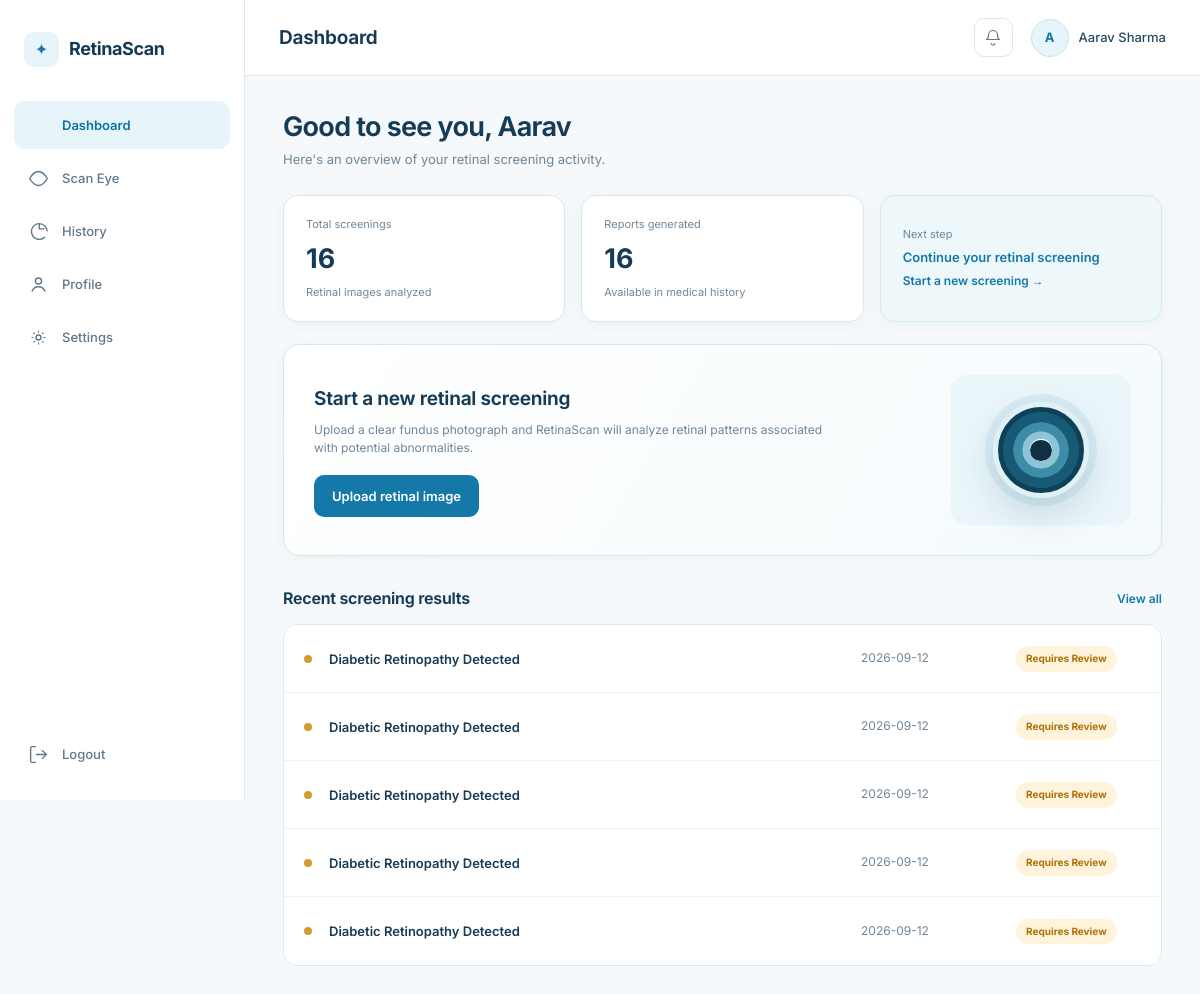
/dashboard (signed in), run on the app's committed database.
### tables this page shows
CREATE TABLE users (
            id INTEGER PRIMARY KEY AUTOINCREMENT,
            name TEXT NOT NULL,
            email TEXT UNIQUE NOT NULL,
            phone TEXT,
            dob TEXT,
            gender TEXT,
            password_hash TEXT NOT NULL,
            blood_group TEXT,
            existing_conditions TEXT,
            emergency_contact TEXT,
            created_at TEXT NOT NULL
        );

CREATE TABLE scans (
            id INTEGER PRIMARY KEY AUTOINCREMENT,
            user_id INTEGER NOT NULL,
            scan_date TEXT NOT NULL,
            image_path TEXT NOT NULL,
            result TEXT NOT NULL,
            confidence REAL NOT NULL,
            explanation TEXT,
            details TEXT,
            status TEXT NOT NULL DEFAULT 'Normal',
            FOREIGN KEY (user_id) REFERENCES users (id)
        );

### app.py (the view)
@app.route("/dashboard")
@login_required
def dashboard():
    stats = db.get_dashboard_stats(
        current_user.id
    )
    return render_template(
        "dashboard.html",
        stats=stats
    )

### app.py (called while the page is built)
@login_manager.user_loader
def load_user(user_id):
    row = db.get_user_by_id(user_id)
    if row:
        return User(row)
    return None

### database.py (called while the page is built)
def get_db():
    conn = sqlite3.connect(DB_PATH)
    conn.row_factory = sqlite3.Row
    return conn

def get_user_by_id(user_id):
    conn = get_db()
    row = conn.execute(
        "SELECT * FROM users WHERE id = ?",
        (user_id,)
    ).fetchone()
    conn.close()
    return row

def get_dashboard_stats(user_id):
    conn = get_db()
    total_scans = conn.execute(
        "SELECT COUNT(*) FROM scans WHERE user_id = ?",
        (user_id,)
    ).fetchone()[0]
    total_reports = total_scans
    recent = conn.execute("""
        SELECT *
        FROM scans
        WHERE user_id = ?
        ORDER BY scan_date DESC
        LIMIT 5
    """, (
        user_id,
    )).fetchall()
    conn.close()
    return {
        "total_scans": total_scans,
        "total_reports": total_reports,
        "recent": recent
    }

### templates/dashboard.html (shortened to what this page needs)
{% extends "base.html" %}
{% block page_title %}Dashboard{% endblock %}
{% block content %}
<div class="greeting">
    <h2>
        Good to see you, {{ current_user.name.split(' ')[0] }}
    </h2>
    <p>
        Here's an overview of your retinal screening activity.
    </p>
</div>
<div class="stat-row">
    <div class="stat-card">
        <span class="stat-label">
            Total screenings
        </span>
        <span class="stat-value">
            {{ stats.total_scans }}
        </span>
        <span class="stat-label">
            Retinal images analyzed
        </span>
    </div>
    <div class="stat-card">
        <span class="stat-label">
            Reports generated
        </span>
        <span class="stat-value">
            {{ stats.total_reports }}
        </span>
        <span class="stat-label">
            Available in medical history
        </span>
    </div>
    <div class="stat-card accent">
        <span class="stat-label">
            Next step
        </span>
        <span class="stat-value-sm">
            Continue your retinal screening
        </span>
        <a
            href="{{ url_for('scan') }}"
            class="link-muted"
        >
            Start a new screening →
        </a>
    </div>
</div>
<div class="upload-panel">
    <div class="upload-copy">
        <h3>
            Start a new retinal screening
        </h3>
        <p>
            Upload a clear fundus photograph and RetinaScan will
            analyze retinal patterns associated with potential
            abnormalities.
        </p>
        <a
            href="{{ url_for('scan') }}"
            class="btn btn-primary"
        >
            Upload retinal image
        </a>
    </div>
    <div class="upload-visual">
        <div class="iris-ring small"></div>
    </div>
</div>
<div class="section-header">
    <h3>
        Recent screening results
    </h3>
    <a
        href="{{ url_for('history') }}"
        class="link-muted"
    >
        View all
    </a>
</div>
<div class="results-list">
    {% if stats.recent %}
        {% for scan in stats.recent %}
        <a
            href="{{ url_for('report', scan_id=scan['id']) }}"
            class="result-row"
        >
            <span
                class="status-dot status-{{ 'normal' if scan['status'] == 'Normal' else 'review' }}"
            ></span>
            <span class="result-name">
                {{ scan['result'] }}
            </span>
            <span class="result-date">
                {{ scan['scan_date'][:10] }}
            </span>
            <span
                class="badge badge-{{ 'normal' if scan['status'] == 'Normal' else 'review' }}"
            >
                {{ scan['status'] }}
            </span>
        </a>
        {% endfor %}
    {% endif %}
</div>
{% endblock %}

### templates/base.html (shortened to what this page needs)
<!DOCTYPE html>
<html lang="en">
<head>
<link rel="stylesheet" href="{{ url_for('static', filename='css/base.css') }}">
<link rel="stylesheet" href="{{ url_for('static', filename='css/dashboard.css') }}">
</head>
<body>
<div class="app-shell">
  <aside class="sidebar">
    <div class="sidebar-brand">
      <span class="brand-mark"></span>
      <span class="brand-name">RetinaScan</span>
    </div>
    <nav class="sidebar-nav">
      <a href="{{ url_for('dashboard') }}" class="nav-item {% if request.endpoint == 'dashboard' %}active{% endif %}">
        <svg viewBox="0 0 24 24"><path d="M4 13h6V4H4v9zm0 7h6v-5H4v5zm10 0h6V11h-6v9zm0-16v5h6V4h-6z"/></svg>
        Dashboard
      </a>
      <a href="{{ url_for('scan') }}" class="nav-item {% if request.endpoint == 'scan' %}active{% endif %}">
        <svg viewBox="0 0 24 24"><circle cx="12" cy="12" r="3.5"/><path d="M12 4C6.5 4 2 12 2 12s4.5 8 10 8 10-8 10-8-4.5-8-10-8z" fill="none" stroke="currentColor" stroke-width="1.6"/></svg>
        Scan Eye
      </a>
      <a href="{{ url_for('history') }}" class="nav-item {% if request.endpoint == 'history' %}active{% endif %}">
        <svg viewBox="0 0 24 24"><path d="M13 3a9 9 0 1 0 6.36 15.36M13 3v6h6M13 3a9 9 0 0 1 9 9" fill="none" stroke="currentColor" stroke-width="1.6"/></svg>
        History
      </a>
      <a href="{{ url_for('profile') }}" class="nav-item {% if request.endpoint == 'profile' %}active{% endif %}">
        <svg viewBox="0 0 24 24"><circle cx="12" cy="8" r="3.5" fill="none" stroke="currentColor" stroke-width="1.6"/><path d="M4.5 20c1.4-3.6 4.4-5.5 7.5-5.5s6.1 1.9 7.5 5.5" fill="none" stroke="currentColor" stroke-width="1.6"/></svg>
        Profile
      </a>
      <a href="{{ url_for('settings') }}" class="nav-item {% if request.endpoint == 'settings' %}active{% endif %}">
        <svg viewBox="0 0 24 24"><circle cx="12" cy="12" r="2.8" fill="none" stroke="currentColor" stroke-width="1.6"/><path d="M12 4v2.2M12 17.8V20M4 12h2.2M17.8 12H20M6.3 6.3l1.5 1.5M16.2 16.2l1.5 1.5M6.3 17.7l1.5-1.5M16.2 7.8l1.5-1.5" stroke="currentColor" stroke-width="1.4"/></svg>
        Settings
      </a>
    </nav>
    <button class="nav-item logout-trigger" id="logoutTrigger" type="button">
      <svg viewBox="0 0 24 24"><path d="M9 21H5a2 2 0 0 1-2-2V5a2 2 0 0 1 2-2h4M16 17l5-5-5-5M21 12H9" fill="none" stroke="currentColor" stroke-width="1.6"/></svg>
      Logout
    </button>
  </aside>
  <div class="main-col">
    <header class="topbar">
      <h1 class="topbar-title">{% block page_title %}Dashboard{% endblock %}</h1>
      <div class="topbar-actions">
        <button class="icon-btn" aria-label="Notifications">
          <svg viewBox="0 0 24 24"><path d="M6 8a6 6 0 1 1 12 0c0 3.2 1 5 2 6H4c1-1 2-2.8 2-6z" fill="none" stroke="currentColor" stroke-width="1.6"/><path d="M9.5 19a2.5 2.5 0 0 0 5 0" fill="none" stroke="currentColor" stroke-width="1.6"/></svg>
        </button>
        <div class="topbar-profile">
          <div class="avatar-ring">{{ current_user.name[0] | upper }}</div>
          <span>{{ current_user.name }}</span>
        </div>
      </div>
    </header>
    <main class="page-content">
      {% block content %}{% endblock %}
    </main>
  </div>
</div>
</body>
</html>

### static/css/base.css (style rules this page uses)
:root { --bg: #f5f9fb; --surface: #ffffff; --surface-soft: #eef7fa; --border: #dce7ed; --border-light: #eaf0f3; --text: #153b57; --text-secondary: #60798b; --text-muted: #8b9ca8; --primary: #1479a9; --primary-dark: #0d628b; --primary-light: #e7f4f9; --success: #258357; --success-bg: #eaf7ef; --warning: #ad720c; --warning-bg: #fff4db; --danger: #c64d4d; --danger-bg: #fff0f0; --radius: 12px; --radius-lg: 17px; --shadow: 0 4px 20px rgba(24, 62, 86, 0.055); --sidebar-width: 245px; }
* { box-sizing: border-box; }
html, body { margin: 0; padding: 0; min-height: 100%; }
body { background: var(--bg); color: var(--text); font-family: 'Inter', sans-serif; font-size: 14px; line-height: 1.55; -webkit-font-smoothing: antialiased; }
h1, h2, h3, h4, h5 { margin: 0; color: var(--text); font-weight: 650; letter-spacing: -0.25px; }
p { margin: 0; color: var(--text-secondary); }
a { color: var(--primary); text-decoration: none; }
button, input, select, textarea { font: inherit; }
button { cursor: pointer; }
.btn { min-height: 42px; display: inline-flex; align-items: center; justify-content: center; gap: 8px; padding: 0 17px; border-radius: 10px; border: 1px solid transparent; font-size: 13px; font-weight: 600; transition: background .2s ease, border-color .2s ease, transform .2s ease; }
.btn-primary { background: var(--primary); color: #fff; }
.badge { width: fit-content; display: inline-flex; align-items: center; padding: 5px 10px; border-radius: 999px; font-size: 10px; font-weight: 700; }
.badge-review { background: var(--warning-bg); color: var(--warning); }
.status-dot { width: 8px; height: 8px; border-radius: 50%; display: inline-block; }
.status-review { background: #d49b2d; }
.iris-ring { width: 150px; height: 150px; border-radius: 50%; background: radial-gradient( circle, #ffffff 0 18%, #8bc5d6 19% 30%, #3f8ca8 31% 45%, #175a76 46% 62%, #0e4058 63% 100% ); border: 8px solid #e1f0f4; box-shadow: 0 0 0 8px rgba(20, 121, 169, .08), 0 15px 40px rgba(20, 80, 110, .18); }
.iris-ring::after { content: ""; position: absolute; width: 25%; height: 25%; left: 37.5%; top: 37.5%; border-radius: 50%; background: #102f42; }
.iris-ring.small { width: 72px; height: 72px; border-width: 5px; }

### data on the page
users: name "A", name "Aarav Sharma", name "Aarav"
scans: result "Diabetic Retinopathy Detected", scan_date "2026-09-12", status "Requires Review"
scans: result "Diabetic Retinopathy Detected", scan_date "2026-09-12", status "Requires Review"
scans: result "Diabetic Retinopathy Detected", scan_date "2026-09-12", status "Requires Review"
scans: result "Diabetic Retinopathy Detected", scan_date "2026-09-12", status "Requires Review"
scans: result "Diabetic Retinopathy Detected", scan_date "2026-09-12", status "Requires Review"

### other printed values
{{ stats.total_scans }} "16"
{{ stats.total_reports }} "16"
